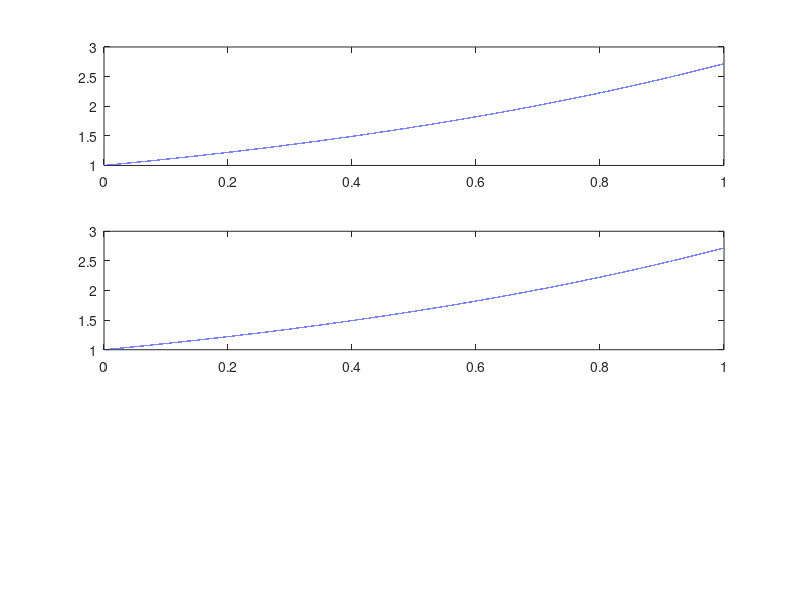

MATLAB code to generate this figure:
clc; clear all; close all;
h=0.00001;
x=0:h:1;
f=inline('exp(x)');

for i=1:length(x)-1
dy(i)=(f(x(i+1))-f(x(i)))/h;
end
xn=x(1:length(x)-1);
subplot(311),plot(x,f(x));

subplot(312),plot(x(1:length(x)-1),dy);